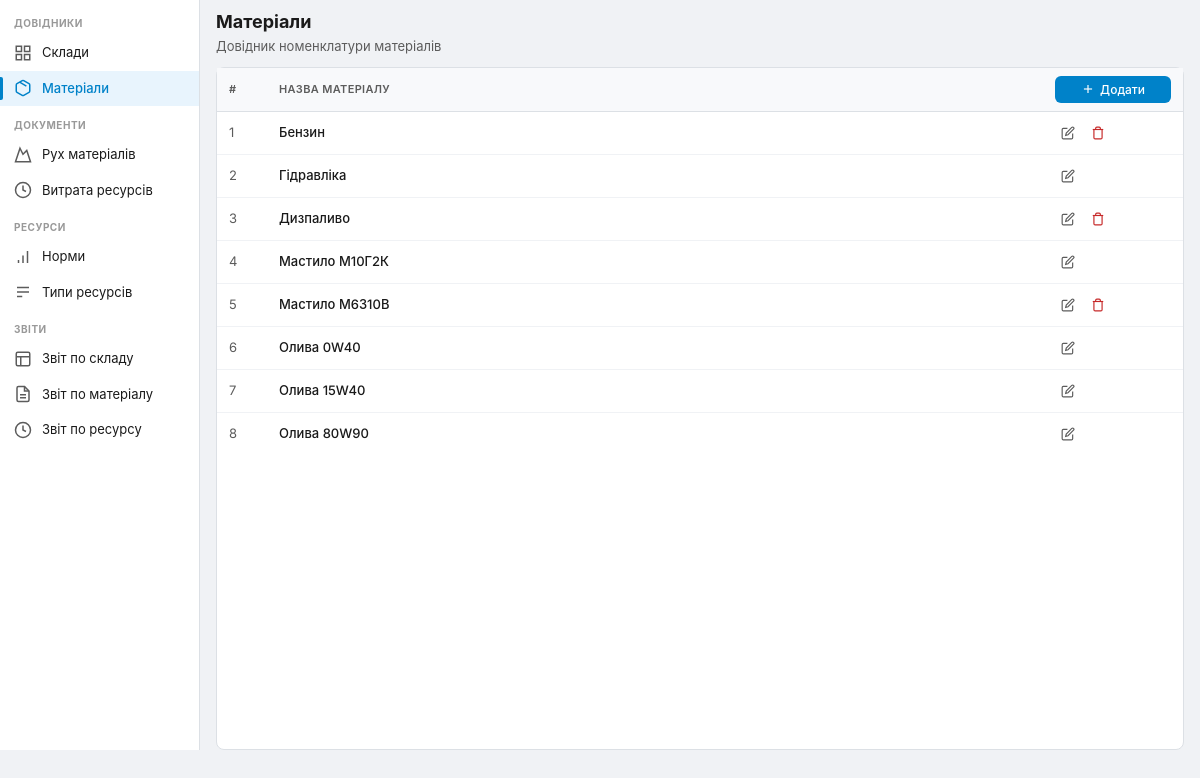
The page /materials on the database its author committed.
### tables this page shows
CREATE TABLE `materials` (
  `id` int(10) unsigned NOT NULL AUTO_INCREMENT,
  `name` varchar(255) NOT NULL,
  `author` varchar(255) DEFAULT NULL,
  `created_at` timestamp NULL DEFAULT current_timestamp(),
  `updated_at` timestamp NULL DEFAULT current_timestamp() ON UPDATE current_timestamp(),
  PRIMARY KEY (`id`)
);

### core/Controller.php (called while the page is built, shortened)
<?php
abstract class Controller
{
    protected Database $db;
    public function __construct(Database $db)
    {
        $this->db = $db;
    }
    protected function render(string $view, array $data = []): void
    {
        $data['basePath'] = BASE_PATH;
        $data['activePage'] = $data['activePage'] ?? '';
        $flashMessages = $_SESSION['flash_messages'] ?? [];
        $data['flashMessages'] = $flashMessages;
        $data['globalDateFrom'] = $_COOKIE['sklad_date_from'] ?? $_SESSION['date_from'] ?? date('Y-m-01');
        $data['globalDateTo'] = $_COOKIE['sklad_date_to'] ?? $_SESSION['date_to'] ?? date('Y-m-d');
        $configModel = new ConfigModel($this->db);
        $data['closedDate'] = $configModel->getClosedDate();
        extract($data);
        $viewFile = ROOT_PATH . '/views/' . $view . '.php';
        require $viewFile;
        require ROOT_PATH . '/views/layout.php';
    }
}

### controllers/MaterialsController.php (called while the page is built, shortened)
<?php
class MaterialsController extends Controller
{
    private MaterialModel $model;
    public function __construct(Database $db)
    {
        $this->model = new MaterialModel($db);
    }
    public function index(): void
    {
        $materials = $this->model->getAll('name ASC');
        $usedIds = $this->model->getUsedIds();
        $this->render('materials/index', [
            'title' => 'Матеріали',
            'materials' => $materials,
            'usedIds' => $usedIds,
            'activePage' => 'materials',
        ]);
    }
}

### index.php (called while the page is built, shortened)
<?php
spl_autoload_register(function ($class) {
    $dirs = ['core', 'models', 'controllers'];
    foreach ($dirs as $dir) {
        $file = ROOT_PATH . '/' . $dir . '/' . $class . '.php';
        if (file_exists($file)) {
            return;
        }
    }
});
require_once ROOT_PATH . '/config/database.php';
try {
    $db = Database::getInstance();
} catch (Exception $e) {
    die('Помилка підключення до бази даних: ' . $e->getMessage());
}
$requestUri = $_SERVER['REQUEST_URI'];
$route = parse_url($requestUri, PHP_URL_PATH);
$route = substr($route, strlen(BASE_PATH));
$route = trim($route, '/');
$parts = explode('/', $route);
$action = $parts[1] ?? 'index';
$id = $parts[2] ?? null;
try {
    $controller = new $controllerName($db);
    $controller->$action($id);
} catch (Exception $e) {
    http_response_code(500);
    echo '<h1>Помилка сервера</h1><p>' . htmlspecialchars($e->getMessage()) . '</p>';
}

### core/Model.php (called while the page is built, shortened)
<?php
abstract class Model
{
    protected Database $db;
    protected string $table;
    public function __construct(Database $db)
    {
        $this->db = $db;
    }
    public function getAll(string $orderBy = 'id ASC'): array
    {
        return $this->db->query(
            "SELECT * FROM {$this->table} ORDER BY {$orderBy}"
        )->fetchAll();
    }
}

### config/database.php (called while the page is built, shortened)
<?php
class Database
{
    private PDO $pdo;
    private function __construct(array $config)
    {
        $dsn = sprintf(
            'mysql:host=%s;dbname=%s;charset=utf8mb4',
            $config['host'],
            $config['name']
        );
        $options = [
            PDO::ATTR_ERRMODE => PDO::ERRMODE_EXCEPTION,
            PDO::ATTR_DEFAULT_FETCH_MODE => PDO::FETCH_ASSOC,
            PDO::ATTR_EMULATE_PREPARES => false,
        ];
        $this->pdo = new PDO($dsn, $config['user'], $config['pass'], $options);
    }
    public function query(string $sql, array $params = []): PDOStatement
    {
        $stmt = $this->pdo->prepare($sql);
        $stmt->execute($params);
        return $stmt;
    }
}

### models/MaterialModel.php (called while the page is built, shortened)
<?php
class MaterialModel extends Model
{
    public function getUsedIds(): array
    {
        $rows = $this->db->query(
            "SELECT DISTINCT material_id AS id FROM movements"
        )->fetchAll();
        return array_column($rows, 'id');
    }
}

### views/materials/index.php (the view)
<div class="page-header">
    <div>
        <h1 class="page-title">Матеріали</h1>
        <p class="page-subtitle">Довідник номенклатури матеріалів</p>
    </div>
</div>
<div class="card card-stretch">
    <?php if (empty($materials)): ?>
    <div class="empty-state">
        <svg width="40" height="40" viewBox="0 0 24 24" fill="none" stroke="currentColor" stroke-width="1.5">
            <path d="M16.5 9.4l-9-5.19M21 16V8a2 2 0 00-1-1.73l-7-4a2 2 0 00-2 0l-7 4A2 2 0 003 8v8a2 2 0 001 1.73l7 4a2 2 0 002 0l7-4A2 2 0 0021 16z"/>
        </svg>
        <p>Матеріалів поки немає</p>
        <button class="btn btn-primary btn-sm" onclick="openMaterialModal()">Додати перший матеріал</button>
    </div>
    <?php else: ?>
    <div class="table-scroll">
    <table class="data-table">
        <thead>
            <tr>
                <th style="width:50px">#</th>
                <th>Назва матеріалу</th>
                <th style="width:140px">
                    <button class="btn btn-primary btn-sm table-header-add" title="Додати матеріал" onclick="openMaterialModal()">
                        <svg width="14" height="14" viewBox="0 0 24 24" fill="none" stroke="currentColor" stroke-width="2">
                            <line x1="12" y1="5" x2="12" y2="19"/><line x1="5" y1="12" x2="19" y2="12"/>
                        </svg>
                        Додати
                    </button>
                </th>
            </tr>
        </thead>
        <tbody>
            <?php foreach ($materials as $i => $m):
                $isUsed = in_array($m['id'], $usedIds);
            ?>
            <tr ondblclick="openMaterialModal(<?= $m['id'] ?>, '<?= htmlspecialchars(addslashes($m['name'])) ?>')" class="row-editable" title="Подвійний клік — редагувати">
                <td class="text-muted"><?= $i + 1 ?></td>
                <td class="font-medium"><?= htmlspecialchars($m['name']) ?></td>
                <td>
                    <div class="actions">
                        <button class="btn-icon" title="Редагувати"
                                onclick="openMaterialModal(<?= $m['id'] ?>, '<?= htmlspecialchars(addslashes($m['name'])) ?>')">
                            <svg width="14" height="14" viewBox="0 0 24 24" fill="none" stroke="currentColor" stroke-width="2">
                                <path d="M11 4H4a2 2 0 00-2 2v14a2 2 0 002 2h14a2 2 0 002-2v-7"/>
                                <path d="M18.5 2.5a2.121 2.121 0 013 3L12 15l-4 1 1-4 9.5-9.5z"/>
                            </svg>
                        </button>
                        <?php if (!$isUsed): ?>
                        <button class="btn-icon btn-icon-danger" title="Видалити"
                                onclick="confirmDelete('<?= $basePath ?>/materials/delete/<?= $m['id'] ?>', 'Видалити матеріал «<?= htmlspecialchars(addslashes($m['name'])) ?>»?')">
                            <svg width="14" height="14" viewBox="0 0 24 24" fill="none" stroke="currentColor" stroke-width="2">
                                <path d="M3 6h18"/><path d="M19 6v14a2 2 0 01-2 2H7a2 2 0 01-2-2V6m3 0V4a2 2 0 012-2h4a2 2 0 012 2v2"/>
                            </svg>
                        </button>
                        <?php endif; ?>
                    </div>
                </td>
            </tr>
            <?php endforeach; ?>
        </tbody>
    </table>
    </div>
    <?php endif; ?>
</div>

### assets/css/style.css (style rules this page uses)
:root { --blue: #0082c9; --blue-dark: #006aa3; --blue-light: #e8f4fd; --bg: #f0f2f5; --surface: #ffffff; --border: #dce0e5; --text: #1a1a1a; --text-secondary: #5c5c5c; --success: #2e7d32; --danger: #c62828; --warning: #f57c00; --sidebar-width: 200px; --nc-header: 50px; }
* { box-sizing: border-box; margin: 0; padding: 0; }
html, body { height: 100%; }
body { font-family: 'Inter', -apple-system, BlinkMacSystemFont, sans-serif; font-size: 14px; line-height: 1.5; color: var(--text); background: var(--bg); -webkit-font-smoothing: antialiased; }
.main > .card-stretch { flex: 1; min-height: 0; display: flex; flex-direction: column; margin-bottom: 0; }
.card-stretch > .table-scroll { flex: 1; min-height: 0; max-height: none; }
.page-header { display: flex; align-items: flex-start; justify-content: space-between; margin-bottom: 10px; gap: 8px; flex-shrink: 0; flex-wrap: wrap; }
.page-title { font-size: 18px; font-weight: 700; margin: 0; }
.page-subtitle { font-size: 13px; color: var(--text-secondary); margin-top: 2px; }
.card { background: var(--surface); border-radius: 8px; border: 1px solid var(--border); margin-bottom: 12px; }
.btn { display: inline-flex; align-items: center; gap: 5px; padding: 7px 14px; border-radius: 6px; font-size: 13px; font-weight: 500; cursor: pointer; border: 1px solid transparent; font-family: inherit; text-decoration: none; transition: all 0.1s; }
.btn-primary { background: var(--blue); color: white; }
.btn-sm { padding: 5px 10px; font-size: 12px; }
.btn-icon { display: inline-flex; align-items: center; justify-content: center; padding: 6px; border-radius: 4px; background: none; border: none; cursor: pointer; color: var(--text-secondary); }
.btn-icon-danger { color: var(--danger); }
.actions { display: flex; gap: 4px; }
.table-header-add { width: 100%; justify-content: center; padding: 5px 10px; }
.row-editable { cursor: pointer; }
.table-scroll { overflow: auto; }
.data-table { width: 100%; border-collapse: collapse; }
.data-table thead th { background: #f8f9fb; padding: 8px 12px; text-align: left; font-weight: 600; font-size: 11px; color: var(--text-secondary); text-transform: uppercase; letter-spacing: 0.03em; border-bottom: 1px solid var(--border); white-space: nowrap; }
.table-scroll .data-table thead th { position: sticky; top: 0; z-index: 5; box-shadow: 0 1px 0 var(--border); }
.data-table tbody tr { transition: background 0.1s; }
.data-table tbody td { padding: 8px 12px; border-bottom: 1px solid #f0f2f5; font-size: 13px; }
.data-table tbody tr:last-child td { border-bottom: none; }
.data-table .text-muted { color: var(--text-secondary); }
.data-table .font-medium { font-weight: 500; }

### rows shown on the page
materials: name "Бензин"
materials: name "Гідравліка"
materials: name "Дизпаливо"
materials: name "Мастило М10Г2К"
materials: name "Мастило М6З10В"
materials: name "Олива 0W40"
materials: name "Олива 15W40"
materials: name "Олива 80W90"
